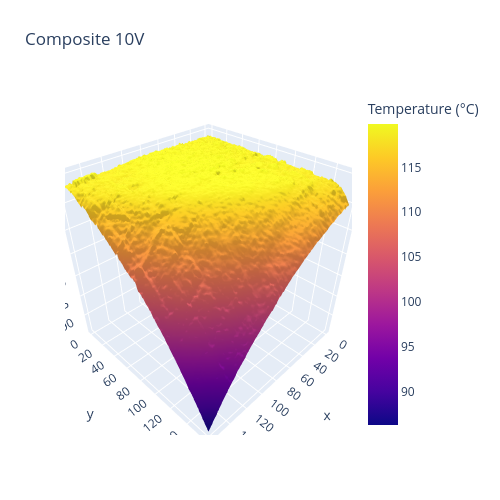
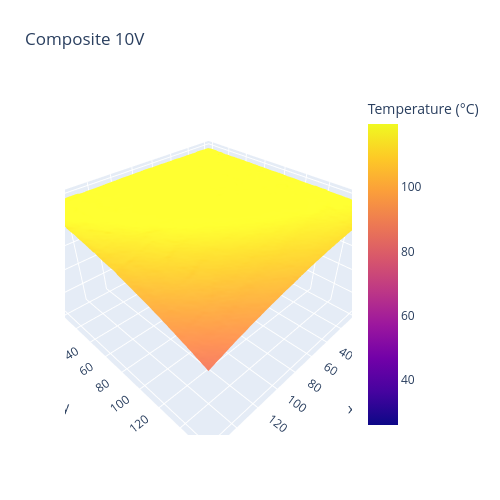

Notebook cell for these charts, in order:
### Code cell
composite_10V.render3D(roi=optrisROI.CHIP)
composite_10V.median_filter()
composite_10V.render3D(roi=optrisROI.CHIP)

### Figure 1 — Plotly figure (JSON) as saved in the notebook; plotly's stock layout.template omitted (floating-point values rounded to 4 significant figures; data arrays with more than 128 entries replaced by an {"elided": "..."} marker saying what was removed)
{"data": [{"colorbar": {"title": {"text": "Temperature (°C)"}}, "type": "surface", "z": {"elided": "160x160 float values"}}], "layout": {"autosize": false, "height": 500, "margin": {"b": 65, "l": 65, "r": 50, "t": 90}, "title": {"text": "Composite 10V"}, "width": 500}}

### Figure 2 — Plotly figure (JSON) as saved in the notebook; plotly's stock layout.template omitted (floating-point values rounded to 4 significant figures; data arrays with more than 128 entries replaced by an {"elided": "..."} marker saying what was removed)
{"data": [{"colorbar": {"title": {"text": "Temperature (°C)"}}, "type": "surface", "z": {"elided": "160x160 float values"}}], "layout": {"autosize": false, "height": 500, "margin": {"b": 65, "l": 65, "r": 50, "t": 90}, "title": {"text": "Composite 10V"}, "width": 500}}
